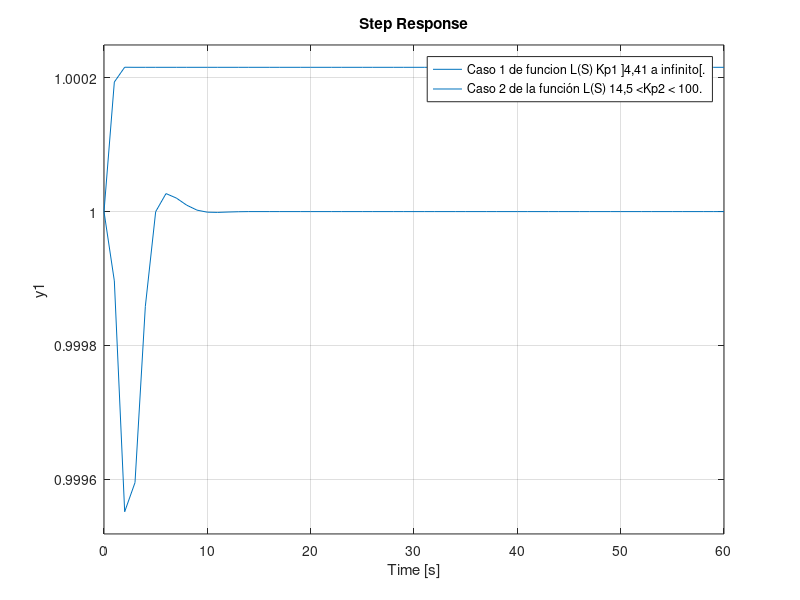
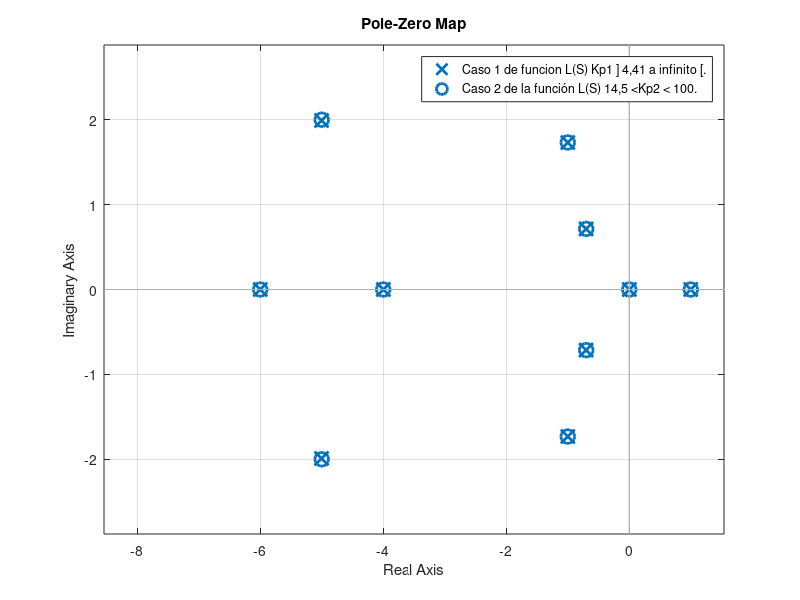

Write the MATLAB code that produced these figures, in order.
%% Comprobación de todos los polos del sistema de control realimentado
%% utilizando el polinomio característico
s = tf('s'); % Definición de variable compleja.
t = (0:1:60); % Definición de intervalo de tiempo.
%% Caso 1 de funcion L(S) (Kp1 = 4,41 a infinito).
kp1 = 10;
Ls1 = kp1*(s^2 +2*s+4)/s*(s^2 +1.4*s+1)*(s+4)*(s+6);
Myr1 =Ls1/(1+Ls1);
step(Myr1,t);
hold on;
%% Caso 2 de la función L(S) (14,5 <Kp2 < 100) 
kp2 = 80;
Ls2 = 2*kp2/(s-1)*(s^2 +10*s+29);
Myr2 = Ls2/(1+Ls2);
step(Myr2,t);
hold on;


legend('Caso 1 de funcion L(S) Kp1 ]4,41 a infinito[.','Caso 2 de la función L(S) 14,5 <Kp2 < 100.')

figure;

%% Diagrama de polo y ceros para los 3 casos
pzmap(Myr1);
hold on;
pzmap(Myr2);

legend('Caso 1 de funcion L(S) Kp1 ] 4,41 a infinito [.','Caso 2 de la función L(S) 14,5 <Kp2 < 100.')
